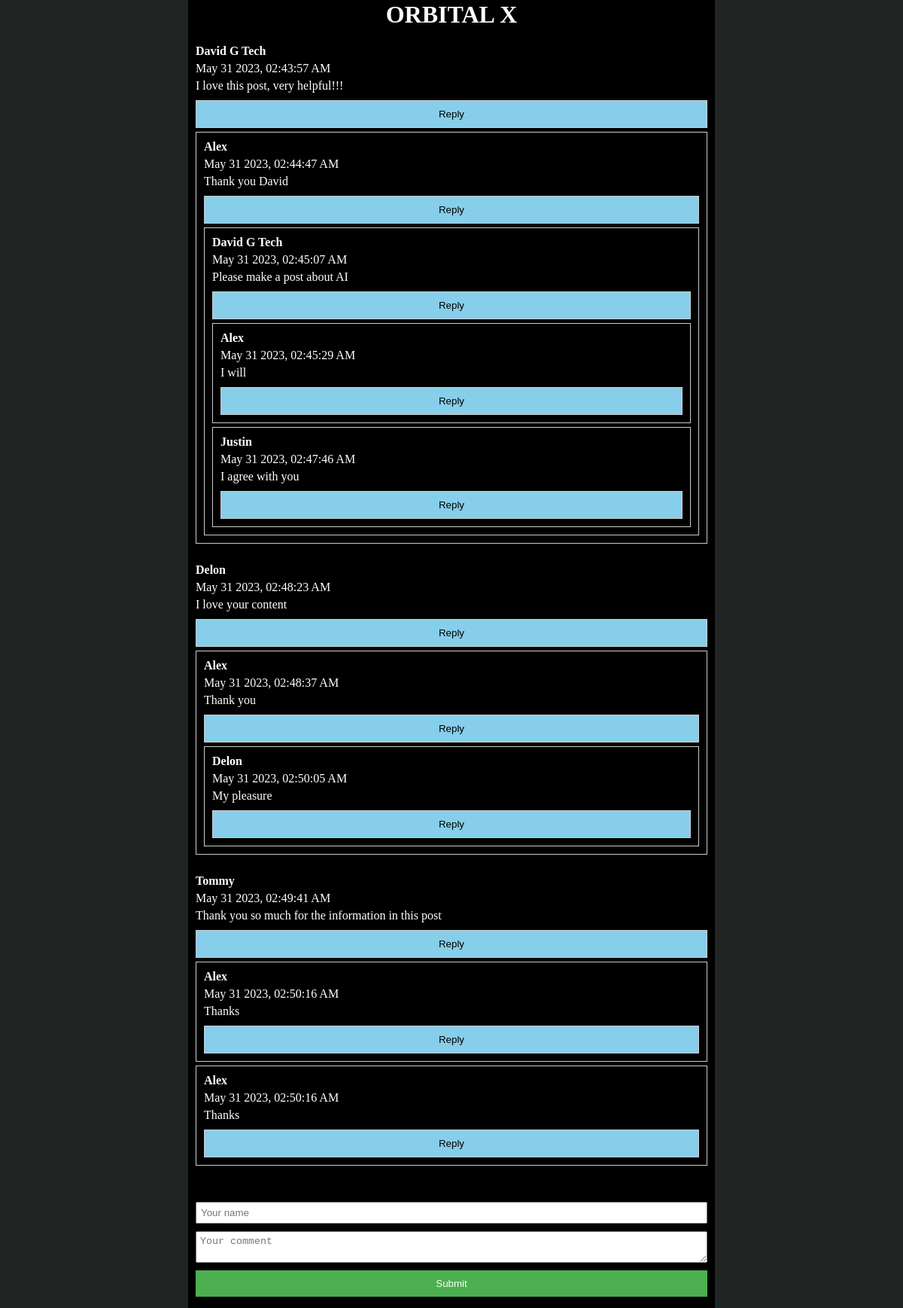
The page / on the database its author committed.
### tables this page shows
CREATE TABLE `tb_data` (
  `id` int(11) NOT NULL,
  `name` varchar(50) NOT NULL,
  `comment` varchar(150) NOT NULL,
  `date` varchar(50) NOT NULL,
  `reply_id` int(11) NOT NULL
);

### reply.php (the view, shortened to what this page needs)
<div class="reply">
  <h4><?php echo $data['name']; ?></h4>
  <p><?php echo $data['date']; ?></p>
  <p><?php echo $data['comment']; ?></p>
  <?php $reply_id = $data['id']; ?>
  <button class="reply" onclick = "reply(<?php echo $reply_id; ?>, '<?php echo $data['name']; ?>');">Reply</button>
  <?php
  $datas = mysqli_query($conn, "SELECT * FROM tb_data WHERE reply_id = $reply_id");
  if(mysqli_num_rows($datas) > 0) {
    foreach($datas as $data){
      require 'reply.php';
    }
  }
  ?>
</div>

### index.php (shortened to what this page needs)
<?php
$conn = mysqli_connect("localhost", "root", "", "data");
?>
<html>
  <head>
  </head>
  <body>
    <div class="container">
      <h1>ORBITAL X</h1>
    </div>
    <div class="container">
      <?php
      $datas = mysqli_query($conn, "SELECT * FROM tb_data WHERE reply_id = 0");
      foreach($datas as $data) {
        require 'comment.php';
      }
      ?>
      <form action = "" method = "post">
        <h3 id = "title">Leave a Comment</h3>
        <input type="text" name="name" placeholder="Your name">
        <textarea name="comment" placeholder="Your comment"></textarea>
        <button class = "submit" type="submit" name="submit">Submit</button>
      </form>
    </div>
  </body>
</html>

### comment.php (shortened to what this page needs)
<div class="comment">
  <h4><?php echo $data['name']; ?></h4>
  <p><?php echo $data['date']; ?></p>
  <p><?php echo $data['comment']; ?></p>
  <?php $reply_id = $data['id']; ?>
  <button class="reply" onclick = "reply(<?php echo $reply_id; ?>, '<?php echo $data['name']; ?>');">Reply</button>
  <?php
  $datas = mysqli_query($conn, "SELECT * FROM tb_data WHERE reply_id = $reply_id");
  if(mysqli_num_rows($datas) > 0) {
    foreach($datas as $data){
      require 'reply.php';
    }
  }
  ?>
</div>

### index.php (style rules this page uses)
* { margin: 0px; padding: 0px; }
body { background: #212523; }
.container { background: black; width: 700px; margin: 0 auto; padding-top: 1px; padding-bottom: 5px; }
.comment, .reply { margin-top: 5px; padding: 10px; border-bottom: 1px solid black; }
.reply { border: 1px solid #ccc; }
p { margin-top: 5px; margin-bottom: 5px; color: white; }
form { margin: 10px; }
form h3 { margin-bottom: 5px; }
form input, form textarea { width: 100%; padding: 5px; margin-bottom: 10px; }
form button.submit, button { background: #4CAF50; color: white; border: none; cursor: pointer; padding: 10px 20px; width: 100%; }
button.reply { background: skyblue; color: black; }
h4 { color: white; }
h1 { text-align: center; color: white; }

### rows shown on the page
tb_data: name "David G Tech", date "May 31 2023, 02:43:57 AM", comment "I love this post, very helpful!!!"
tb_data: name "Alex", date "May 31 2023, 02:44:47 AM", comment "Thank you David"
tb_data: name "David G Tech", date "May 31 2023, 02:45:07 AM", comment "Please make a post about AI"
tb_data: name "Alex", date "May 31 2023, 02:45:29 AM", comment "I will"
tb_data: name "Justin", date "May 31 2023, 02:47:46 AM", comment "I agree with you"
tb_data: name "Delon", date "May 31 2023, 02:48:23 AM", comment "I love your content"
tb_data: name "Alex", date "May 31 2023, 02:48:37 AM", comment "Thank you"
tb_data: name "Delon", date "May 31 2023, 02:50:05 AM", comment "My pleasure"
tb_data: name "Tommy", date "May 31 2023, 02:49:41 AM", comment "Thank you so much for the information in this post"
tb_data: name "Alex", date "May 31 2023, 02:50:16 AM", comment "Thanks"
tb_data: name "Alex", date "May 31 2023, 02:50:16 AM", comment "Thanks"
